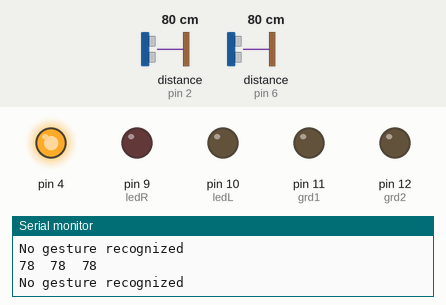
A sketch run on a simulated Arduino Uno, built with avr-gcc and run on an emulated ATmega328P. On the bench: output pins drawn as LEDs (lit = HIGH), the last lines printed to the serial monitor. Wiring (inferred from the names in the program): 2 × ultrasonic range finder: trigger pin 3, echo pin 2 / trigger pin 7, echo pin 6. The inputs (shaded band) are chosen by the test bench; at power-on: distance to the obstacle (sensors on pin 2, pin 6) 80 cm. The echo pulse lasts 58.3 µs per cm; pins used as bus, display or sensor lines are not drawn.

Above: at 1.2 s.
1.3 s: distance to the obstacle (sensor on pin 2) set to 17 cm
2.9 s: distance to the obstacle (sensor on pin 2) set to 14 cm
At 3.7 s:
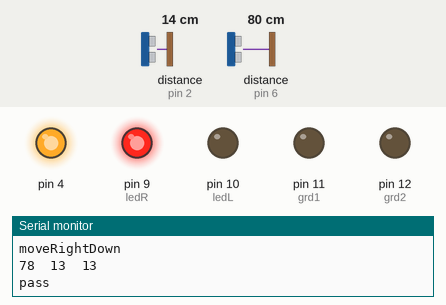
5.9 s: distance to the obstacle (sensor on pin 6) set to 39 cm
8.9 s: distance to the obstacle (sensor on pin 6) set to 32 cm
At 9.9 s:
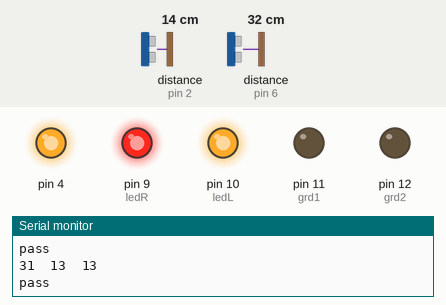
11.9 s: distance to the obstacle (sensor on pin 6) set to 60 cm
At 12.7 s:
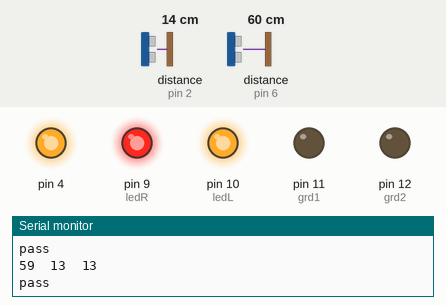
14.9 s: distance to the obstacle (sensor on pin 6) set to 2 cm
At 16.4 s:
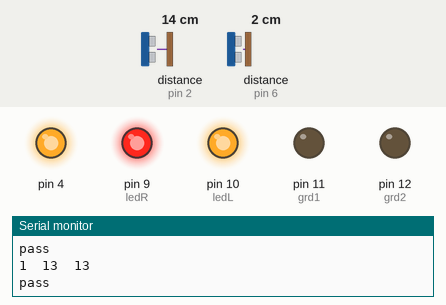
Timing chart, 0 to 18.9 s (numbered marks = the images above; inputs shaded):
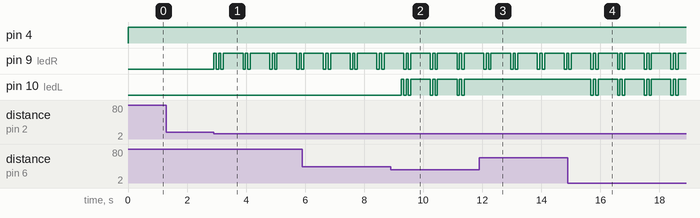

The sketch:

fifa_player.ino
```cpp
const int trigger1 = 7; //Trigger pin of 1st Sesnor
const int echo1 = 6; //Echo pin of 1st Sesnor
const int trigger2 = 3;
const int echo2 = 2;
const int trigger3 = 3; //Change
const int echo3 = 2; //Change
const int ledL = 10;
const int ledR = 9;
const int ledM = 9; //Change
const int grd1 = 11;
const int grd2 = 12;
const int stMove = 15; //Change
const int maxDistL = 35; //Change
const int maxDistR = 35; //Change
const int passDist = 15; //Change
int distL,distR, distM;
long time_taken;

void setup() {
  Serial.begin(9600);
  pinMode(4,OUTPUT);
  pinMode(trigger1, OUTPUT);
  pinMode(echo1, INPUT);
  pinMode(trigger2, OUTPUT);
  pinMode(echo2, INPUT);
  pinMode(trigger3, OUTPUT);
  pinMode(echo3, INPUT);
  pinMode(ledL, OUTPUT);
  pinMode(ledR, OUTPUT);
  pinMode(grd1, OUTPUT);
  pinMode(grd2, OUTPUT);
  Serial.println("hello ram ram");
}
int calculate_distance(int trigger, int echo)
{
  digitalWrite(trigger, LOW);
  delayMicroseconds(2);
  digitalWrite(trigger, HIGH);
  delayMicroseconds(10);
  digitalWrite(trigger, LOW);

  time_taken = pulseIn(echo, HIGH);
  int dist= time_taken*0.034/2;

  return dist;
}

void ledBlink(int led1,int led2)
{
  int bs = 0;
  for(int x=1;x<=5;x++)
  {
    if(bs == 0)
    {
      digitalWrite(led1,HIGH);
      digitalWrite(led2,HIGH);
      bs = 1;
    }
    else
    {
      digitalWrite(led1,LOW);
      digitalWrite(led2,LOW);
      bs = 0;
    }
    delay(80);
  }
}

void ledStop()
{
  digitalWrite(ledL, LOW);
  digitalWrite(ledR, LOW);
}

void loop()
{
  digitalWrite(4,HIGH);
  digitalWrite(grd1, LOW);
  digitalWrite(grd2, LOW);

  distL = calculate_distance(trigger1,echo1);
  distR = calculate_distance(trigger2,echo2);
  distM = calculate_distance(trigger3,echo3);

  Serial.print(distL);
  Serial.print("  ");
  Serial.print(distM);
  Serial.print("  ");
  Serial.println(distR);

  //User Not present - will never be true
  if(distM > 80)
  {
    Serial.println("userabsent");
    delay(500);
  }
  else if(distM < passDist)
  {
    if(distL < maxDistL)
    {
      ledBlink(ledL, ledM);
    }
    else if(distR <= maxDistR)
    {
      ledBlink(ledR, ledM);
    }
    else
    {
      ledBlink(ledM, ledM);
    }
    Serial.println("pass");
    delay(500);
  }
  else if(distL <= stMove)
  {
    if(distR <= stMove)
    {
      Serial.println("moveUp");
    }
    else if(distR <= maxDistR)
    {
      Serial.println("moveLeftUp");
    }
    else
    {
      Serial.println("moveLeft");
    }
  }
  else if(distL <= maxDistL)
  {
    if(distR <= stMove)
    {
      Serial.println("moveRightUp");
    }
    else if(distR <= maxDistR)
    {
      Serial.println("moveDown");
    }
    else
    {
      Serial.println("moveLeftDown");
    }
  }
  else
  {
    if(distR <= stMove)
    {
      Serial.println("moveRight");
    }
    else if(distR <= maxDistR)
    {
      Serial.println("moveRightDown");
    }
    else
    {
      Serial.println("No gesture recognized");
    }
  }
}
```

Measured:
- the behaviour switches between 16 and 15 cm on distance to the obstacle (sensor on pin 2) (found by bisection; images 0 and 1)
- the behaviour switches between 36 and 35 cm on distance to the obstacle (sensor on pin 6) (found by bisection; images 1 and 2)
- after the input at 2.9 s, pin 9 (ledR): LOW → HIGH at once, then repeats every 0.91 s: LOW 0.08 s, HIGH 0.08 s, LOW 0.08 s, HIGH 0.67 s
- after the input at 8.9 s, pin 10 (ledL): LOW → HIGH after 0.36 s, then repeats every 0.91 s: LOW 0.08 s, HIGH 0.08 s, LOW 0.08 s, HIGH 0.67 s
- after the input at 11.9 s, pin 10 (ledL): stops changing and stays HIGH
- after the input at 14.9 s, pin 10 (ledL): HIGH → LOW after 0.78 s, then repeats every 0.90 s: HIGH 0.08 s, LOW 0.08 s, HIGH 0.66 s, LOW 0.08 s
